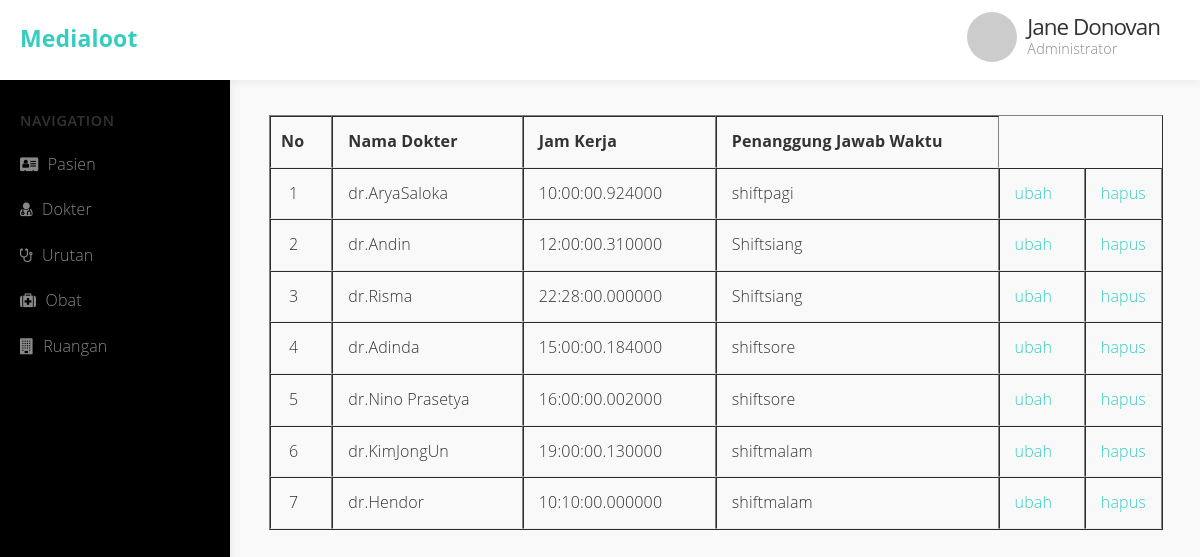
Screenshot of /admin/admin_dokter.php with the database file from the repository.
### tables this page shows
CREATE TABLE `dokter` (
  `id_dokter` int(255) NOT NULL,
  `nama_dokter` varchar(1000) NOT NULL,
  `jam_kerja` time(6) NOT NULL,
  `waktu_penanggung_jawab` varchar(200) NOT NULL
);

### fungsi.php (called while the page is built, shortened)
<?php
$koneksi_database= mysqli_connect("localhost","root","","medicio");
function AmbilDataDariFunction($DataDariIndex){
    global $koneksi_database;
    $hasil=mysqli_query($koneksi_database,$DataDariIndex);
    $WadahData=[];
    while ($DataDariSQL=mysqli_fetch_assoc($hasil)){
        $WadahData[]=$DataDariSQL;
    }
    return $WadahData;
}
 ?>

### admin/admin_dokter.php (the view, shortened to what this page needs)
<?php
require '../fungsi.php';
$Data = AmbilDataDariFunction("SELECT*FROM dokter");
 ?>
<!DOCTYPE html>
<html lang="en">
<head>
	<link rel="stylesheet" href="css/font-awesome.min.css">
	<link rel="stylesheet" href="css/normalize.css">
	<link rel="stylesheet" href="css/milligram.min.css">
	<link rel="stylesheet" href="css/styles.css">
</head>
<body>
	<div class="navbar">
		<div class="row">
			<div class="column column-30 col-site-title"><a href="#" class="site-title float-left">Medialoot</a></div>
			<div class="column column-30">
				<div class="user-section"><a href="#">
					<img src="http://via.placeholder.com/50x50" alt="profile photo" class="circle float-left profile-photo" width="50" height="auto">
					<div class="username">
						<h4>Jane Donovan</h4>
						<p>Administrator</p>
					</div>
				</a></div>
			</div>
		</div>
	</div>
	<div class="row">
		<div id="sidebar" class="column" style="background-color: black;">
			<h5>Navigation</h5>
			<ul>
				<li><a href="admin_pasien.php"><em class="fa fa-address-card"></em> Pasien</a></li>
				<li><a href="admin_dokter.php"><em class="fa fa-user-md"></em> Dokter</a></li>
				<li><a href="admin_urutan.php"><em class="fa fa-stethoscope"></em> Urutan</a></li>
				<li><a href="admin_obat.php"><em class="fa fa-medkit"></em> Obat</a></li>
				<li><a href="admin_ruangan.php"><em class="fa fa-building"></em> Ruangan</a></li>
			</ul>
		</div>
		<section id="main-content" class="column column-offset-20">
		<div style="overflow-x:auto;">
			<table border="1" cellpadding="10" cellspacing="0">
				<tr>
					<th style="padding-left: 10px;">No</th>
					<th>Nama Dokter</th>
					<th>Jam Kerja</th>
					<th>Penanggung Jawab Waktu</th>
				</tr>
				<?php $i=1; ?>
				<?php foreach ($Data as $baris) : ?>
				<tr>
					<td style="text-align: center;"><?= $i; ?></td>
					<td><?= $baris["nama_dokter"]; ?></td>
					<td><?php echo $baris["jam_kerja"]; ?></td>
					<td><?php echo $baris["waktu_penanggung_jawab"] ?></td>
					<td>
						<a href="update/update_dokter.php?id_dokter=<?php echo $baris["id_dokter"]; ?>">ubah</a>
					</td>
					<td>
						<a href="delete_dokter.php?id_dokter=<?= $baris["id_dokter"]; ?>"
							onclick="return confirm('yakin???');">hapus</a>
					</td>
				</tr>
				<?php $i++; ?>
				<?php endforeach; ?>
			</table>
			</div>
		</section>
	</div>
</body>
</html>

### admin/css/styles.css (style rules this page uses)
body { background: #f9f9f9; height: 100%; width: 100%; overflow-x: hidden; font-size: 1.6em; font-family: "Open Sans", "Helvetica Neue", Helvetica, Arial, sans-serif; color: #333; }
h1, h2, h3, h4, h5, h6 { font-weight: 500; letter-spacing: -.1rem; margin-bottom: 2.0rem; margin-top: 0; }
h4 { font-size: 1.4em; }
h5, h6 { color: #555; text-transform: uppercase; font-size: 0.9em; letter-spacing: .05em; font-weight: 600; margin-bottom: 1rem; }
a { color: #35cebe; }
.circle { border-radius: 499rem; }
td, th { border-bottom: 0.1rem solid #eee; }
.navbar { position: fixed; z-index: 1; width: 100%; background: #fff; height: 80px; padding: 20px 0; box-shadow: 0px 3px 8px rgba(0, 0, 0, 0.05); }
.navbar a.site-title { color: #222; color: #35cebe; font-size: 2.3rem; font-weight: bold; display: block; margin: 0 20px 10px 20px; }
#sidebar { position: fixed; z-index: 0; width: 20% !important; background: #fff; padding: 10px 30px !important; box-shadow: 3px 0px 8px rgba(0, 0, 0, 0.05); margin-top: 80px; height: 100%; }
#sidebar h1, #sidebar h2, #sidebar h3, #sidebar h4, #sidebar h5, #sidebar h6 { color: #333; margin-top: 20px; margin-bottom: 0; }
#sidebar ul { margin-top: 10px; margin-left: -20px; margin-right: -30px; }
#sidebar ul li { list-style: none; margin: 0; padding: 0; }
#sidebar ul li a { display: block; padding: 10px 20px; color: #888; }
#sidebar ul li a .fa { margin-right: 5px; }
#main-content { width: 80% !important; padding: 20px 3.5rem !important; margin-top: 95px; margin-right: 12px; }
.user-section { margin-top: -8px; margin-right: 40px; }
.user-section a { float: right; }
.user-section img { margin-right: 10px; float: left; }
.user-section .username { color: #333; float: right; text-align: left; }
.user-section .username h4 { margin-bottom: -.5rem; }
.user-section .username p { color: #888; font-size: .9em; }

### rows the page displays
dokter: nama_dokter "dr.AryaSaloka", jam_kerja "10:00:00.924000", waktu_penanggung_jawab "shiftpagi"
dokter: nama_dokter "dr.Andin", jam_kerja "12:00:00.310000", waktu_penanggung_jawab "Shiftsiang"
dokter: nama_dokter "dr.Risma", jam_kerja "22:28:00.000000", waktu_penanggung_jawab "Shiftsiang"
dokter: nama_dokter "dr.Adinda", jam_kerja "15:00:00.184000", waktu_penanggung_jawab "shiftsore"
dokter: nama_dokter "dr.Nino Prasetya", jam_kerja "16:00:00.002000", waktu_penanggung_jawab "shiftsore"
dokter: nama_dokter "dr.KimJongUn", jam_kerja "19:00:00.130000", waktu_penanggung_jawab "shiftmalam"
dokter: nama_dokter "dr.Hendor", jam_kerja "10:10:00.000000", waktu_penanggung_jawab "shiftmalam"
